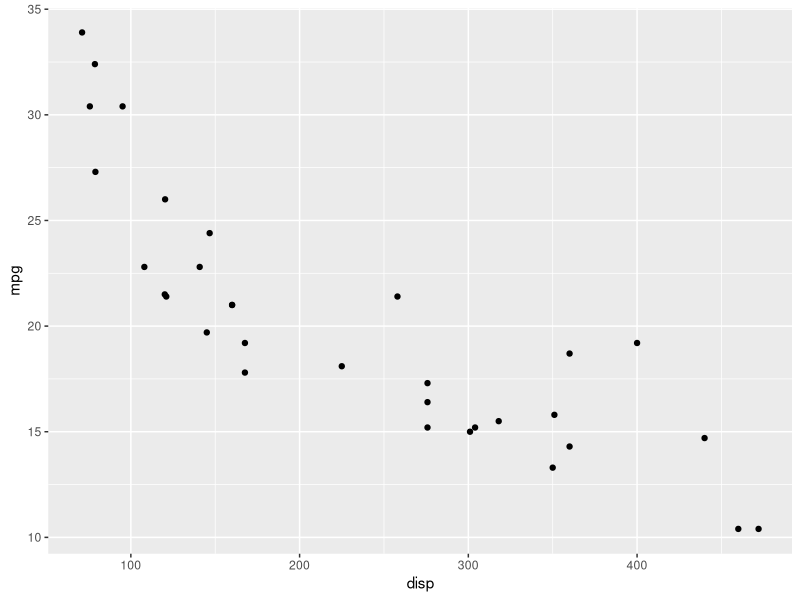
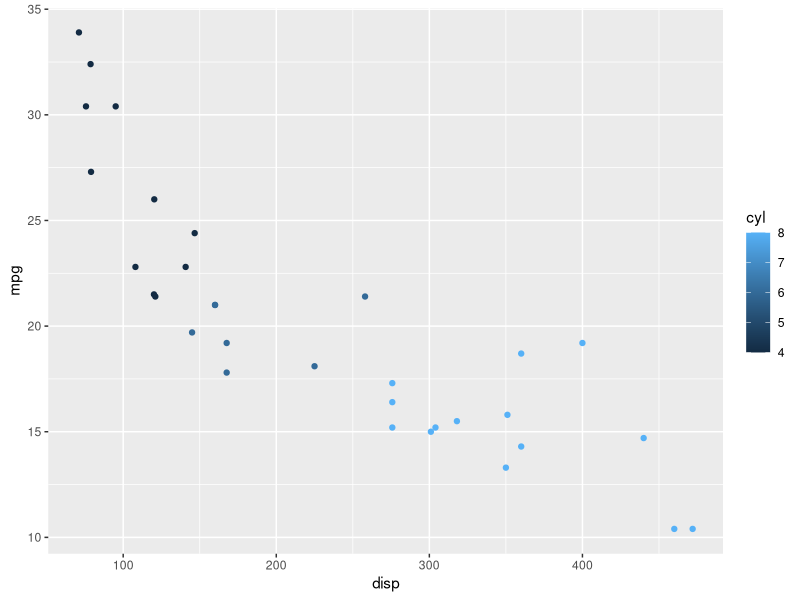
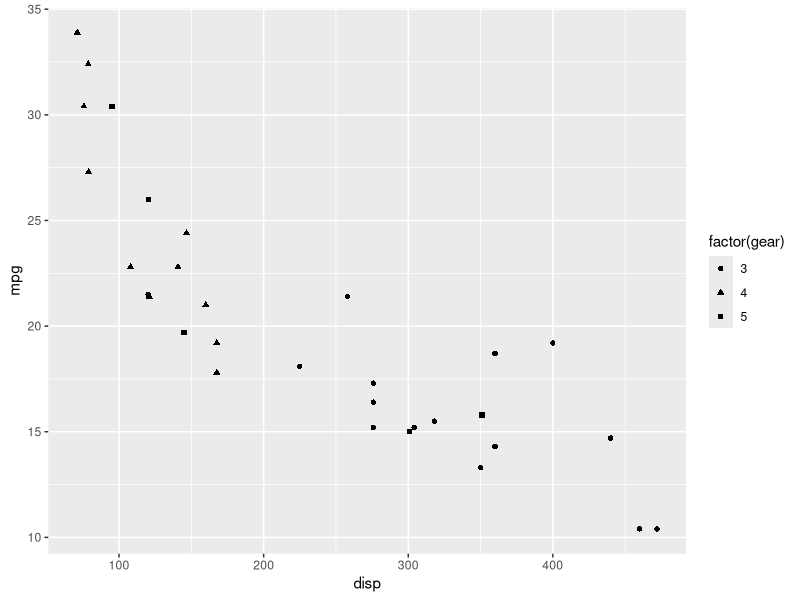
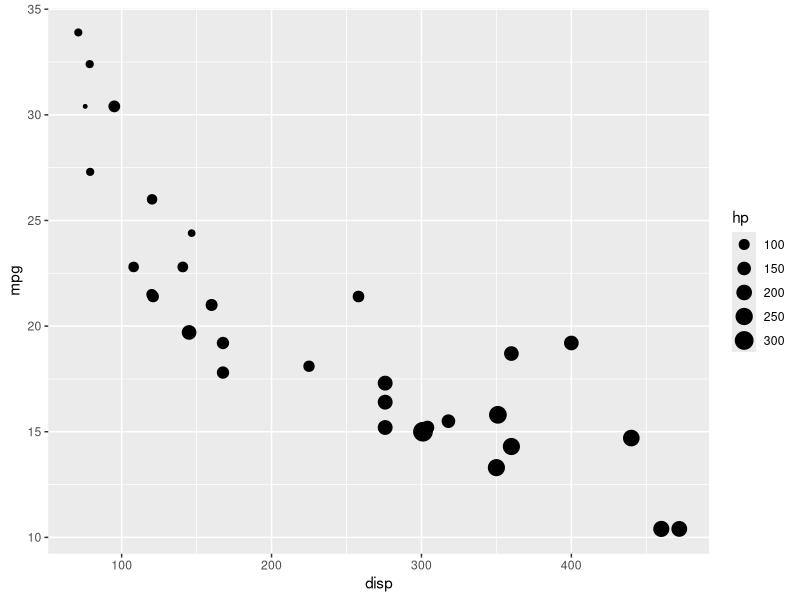
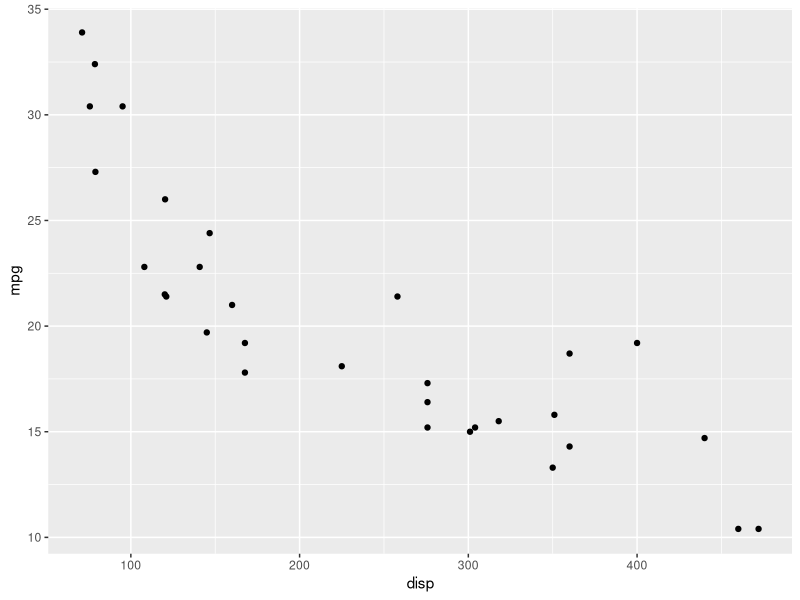

Write the R code that produced these figures, in order.
## ---- chunk 1
library(ggplot2)
## ---- chunk 2
ggplot(data = mtcars) +
  geom_point(mapping = aes(x = disp, y = mpg))
## ---- chunk 3
ggplot(data = mtcars) +
  geom_point(mapping = aes(x = disp, y = mpg, color = cyl))
## ---- chunk 4
ggplot(data = mtcars) +
  geom_point(mapping = aes(x = disp, y = mpg, shape = factor(gear)))
## ---- chunk 5
ggplot(data = mtcars) +
  geom_point(mapping = aes(x = disp, y = mpg, size = hp))
## ---- chunk 6
ggplot(data = mtcars) +
  geom_point(mapping = aes(x = disp, y = mpg), stat = "unique")
